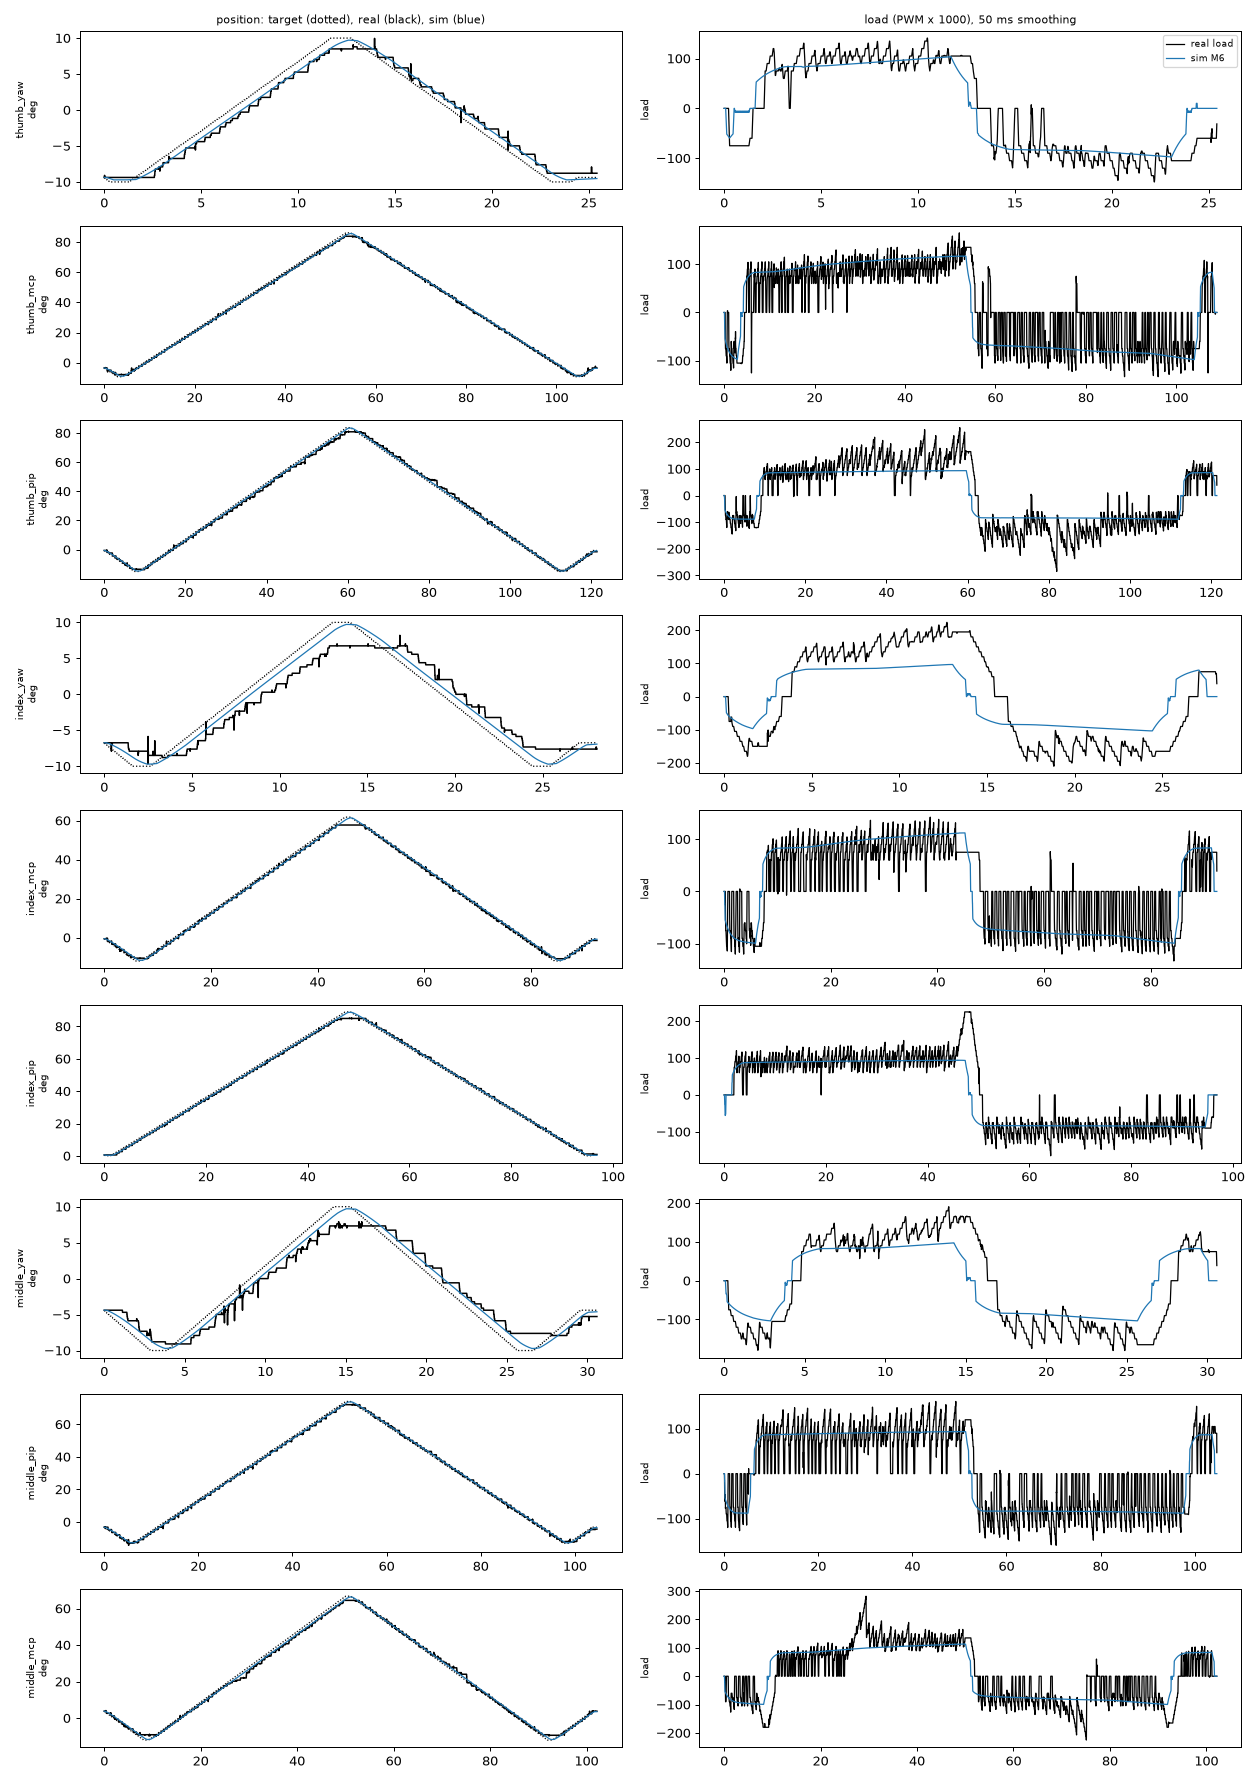

Recreate this plot in Python.
#!/usr/bin/env python3
"""Sim-to-real gate for policy C (the policy that uses load feedback): replay recorded hand sweeps in
MuJoCo with the fitted BAM (Better Actuator Models) SCS0009 actuator, and compare simulated position
and load with the real hand, joint by joint.

    bam_pendulum/../.venv-bam/bin/python hand_replay.py [--models m1 m4 m6] [--plot hand_replay.png]

Data: full-range sweeps (full_range_sweep.py, pass 3, 2026-10-29): one joint at a time ramps at 2 deg/s
over its range and back, P 15 / D 15, logged at ~500 Hz; every other servo is unpowered (held by its
gearbox) at its start angle, so those joints are pinned there with equality constraints.
Model: hand-main real_v3 (CAD masses), hand pointing down (gravity -z as in the sweeps), contacts off
(free air), design-search joints (x, y, len) removed. Joint mapping: driver finger 0/1/2 = thumb /
index / middle, aa/fe1/fe2 = yaw/mcp/pip, MuJoCo angle = driver angle (both: + = flexion, ranges
agree; zero offsets assumed 0, the v3 ROM is not calibrated).
Load: real register -> duty = -load/1000 (same convention as the pendulum rig; checked per joint by
the sign of corr(load, target - position)). Simulated duty comes from the actuator's control law.
Friction / bias split as in README: friction = (load going down - load going up)/2, bias = mean.
"""
from __future__ import annotations

import argparse
import os
import re
import sys

import mujoco
import numpy as np

sys.path.insert(0, os.path.join(os.path.dirname(__file__), "bam_pendulum"))
import bam_scs0009  # noqa: E402

bam_scs0009.register()
from bam.model import load_model  # noqa: E402
from bam.mujoco import MujocoController  # noqa: E402

HERE = os.path.dirname(os.path.abspath(__file__))
XML = os.path.join(HERE, "../../assets/mjcf/real_v3/real_hand.xml")   # hand repo root, two levels up
FITS = os.path.join(HERE, "bam_pendulum/fits_best")
RAW = [os.path.join(HERE, f"full_range_pass3_raw_2026-10-29_{s}.txt") for s in ("a", "b")]
SCALES = os.path.join(HERE, "hand_friction_scales.json")
FSCALE: dict = {}     # joint -> friction scale (--use-scales)
FINGER = {0: "thumb", 1: "index", 2: "middle"}
JOINT = {"aa": "yaw", "fe1": "mcp", "fe2": "pip"}
DT = 0.002
QSTEP = None       # set by --quantize
VIN = 5.0          # hand supply; the health check read 5.0-5.3 V at rest


def parse_sweeps(raw=RAW):
    """-> list of dicts per joint: finger, joint, start (deg), t, phase, target, pos, load arrays."""
    out = []
    for f in raw:
        cur = None
        for line in open(f):
            m = re.match(r"finger (\d) (\w+) \(servo (\d)\): start ([-\d.]+)", line)
            if m:
                cur = {"finger": int(m[1]), "joint": m[2], "sid": int(m[3]), "start": float(m[4]), "rows": []}
                out.append(cur)
            elif cur and line[:1].isdigit() and line.count(",") == 4:
                t, ph, tg, p, ld = line.strip().split(",")
                cur["rows"].append((float(t), ph, float(tg), float(p), float(ld)))
    for s in out:
        r = s.pop("rows")
        s["t"] = np.array([x[0] for x in r]); s["phase"] = np.array([x[1] for x in r])
        s["target"] = np.array([x[2] for x in r]); s["pos"] = np.array([x[3] for x in r])
        s["load"] = np.array([x[4] for x in r])
        # drop single-sample read tears (README: position spikes, not motion)
        bad = np.abs(s["pos"] - np.convolve(s["pos"], np.ones(9) / 9, "same")) > 3
        s["pos"][bad] = np.interp(s["t"][bad], s["t"][~bad], s["pos"][~bad])
    return out


def build(active: str, rest: dict[str, float]):
    spec = mujoco.MjSpec.from_file(XML)
    for a in list(spec.actuators):
        spec.delete(a)
    for k in list(spec.keys):
        spec.delete(k)
    for j in list(spec.joints):
        if j.name.endswith(("_x", "_y", "_len")):
            spec.delete(j)
    spec.option.disableflags |= mujoco.mjtDisableBit.mjDSBL_CONTACT
    for j in spec.joints:
        j.damping = np.zeros(3); j.frictionloss = 0.0; j.armature = 0.0
        j.limited = mujoco.mjtLimited.mjLIMITED_FALSE
        if j.name != active:
            e = spec.add_equality(type=mujoco.mjtEq.mjEQ_JOINT, name1=j.name)
            e.data[:5] = [rest[j.name], 0, 0, 0, 0]
    spec.add_actuator(name=active, target=active, trntype=mujoco.mjtTrn.mjTRN_JOINT)
    m = spec.compile()
    return m, mujoco.MjData(m)


def rollout(model, sweep, rest):
    name = f"{FINGER[sweep['finger']]}_{JOINT[sweep['joint']]}"
    m, d = build(name, rest)
    for jn, q in rest.items():
        d.qpos[m.joint(jn).qposadr[0]] = q
    act = model.actuator
    act.kp, act.kd, act.vin = 15, 15, VIN
    act.quantize_step = QSTEP
    model.reset()
    k_f = FSCALE.get(name, 1.0)
    base = type(model).compute_frictions
    model.compute_frictions = lambda mt, et, dq: (lambda fl, dm: (fl * k_f, dm))(*base(model, mt, et, dq))
    ctrl = MujocoController(model, name, m, d)
    t = sweep["t"] - sweep["t"][0]
    goal = np.radians(sweep["target"])
    d.qpos[ctrl.qpos_indexes] = np.radians(sweep["pos"][0])
    mujoco.mj_forward(m, d)
    ctrl.reset()
    ts = np.arange(0.0, t[-1], DT)
    q = np.empty(len(ts)); duty = np.empty(len(ts))
    delay = model.command_delay.value
    for k, tt in enumerate(ts):
        ctrl.set_q_target(name, np.interp(max(tt - delay, 0.0), t, goal))
        ctrl.update()
        duty[k] = np.atleast_1d(act.duty_cycle)[0]
        mujoco.mj_step(m, d)
        q[k] = d.qpos[ctrl.qpos_indexes][0]
    return np.degrees(np.interp(t, ts, q)), 1000 * np.interp(t, ts, duty)


def split(pos, load, phase):
    """friction and bias (load units) in 10-deg bins, from the up / down legs."""
    up, dn = phase == "up", phase == "down"
    lo, hi = np.percentile(pos[up | dn], [5, 95])
    fr, bi = [], []
    for a in np.arange(lo, hi, 10):
        mu = up & (pos >= a) & (pos < a + 10); md = dn & (pos >= a) & (pos < a + 10)
        if mu.sum() > 50 and md.sum() > 50:
            lu, ld = load[mu].mean(), load[md].mean()
            fr.append((ld - lu) / 2); bi.append((ld + lu) / 2)
    return np.array(fr), np.array(bi)


def main() -> int:
    ap = argparse.ArgumentParser(description=__doc__, formatter_class=argparse.RawDescriptionHelpFormatter)
    ap.add_argument("--models", nargs="+", default=["m1", "m4", "m6"])
    ap.add_argument("--plot", default=None)
    ap.add_argument("--quantize", action="store_true", help="firmware sees whole encoder counts")
    ap.add_argument("--pass", dest="pas", type=int, default=3, help="sweep pass to replay (2 or 3)")
    ap.add_argument("--calibrate", action="store_true", help="save per-joint friction scale = real/sim friction (last model)")
    ap.add_argument("--use-scales", action="store_true", help="apply hand_friction_scales.json")
    a = ap.parse_args()
    global QSTEP
    QSTEP = np.radians(300 / 1024) if a.quantize else None
    raw = [os.path.join(HERE, f"full_range_pass{a.pas}_raw_2026-10-29_{s}.txt") for s in ("a", "b")]
    sweeps = parse_sweeps(raw)
    if a.use_scales:
        import json
        FSCALE.update(json.load(open(SCALES)))
        print("friction scales:", {k: round(v, 2) for k, v in FSCALE.items()})
    cal = {}
    rest = {f"{FINGER[s['finger']]}_{JOINT[s['joint']]}": np.radians(s["start"]) for s in sweeps}
    models = {n: load_model(os.path.join(FITS, f"{n}.json")) for n in a.models}

    print("position MAE (deg) | load: corr, MAE  | friction real/sim | gravity+bias real/sim (range of 10-deg bins, load units)")
    results = {}
    for s in sweeps:
        jn = f"{FINGER[s['finger']]}_{JOINT[s['joint']]}"
        e = s["target"] - s["pos"]
        moving = np.isin(s["phase"], ("up", "down"))
        sgn = -np.sign(np.corrcoef(s["load"][moving], e[moving])[0, 1])   # expect +1: duty = -load/1000
        real_load = -sgn * s["load"]     # in duty*1000 units, + = pushing toward + angle... see docstring
        fr_r, bi_r = split(s["pos"], real_load, s["phase"])
        line = f"{jn:12s} (load sign {'ok' if sgn > 0 else 'FLIPPED'})"
        for n, model in models.items():
            q, sim_load = rollout(model, s, rest)
            k = np.ones(25) / 25
            rl, sl = np.convolve(real_load, k, "same"), np.convolve(sim_load, k, "same")
            pm = np.mean(np.abs(q - s["pos"])[moving])
            corr = np.corrcoef(rl[moving], sl[moving])[0, 1]
            lm = np.mean(np.abs(rl - sl)[moving])
            fr_s, bi_s = split(q, sim_load, s["phase"])
            results[(jn, n)] = (s, q, sim_load)
            cal[jn] = FSCALE.get(jn, 1.0) * float(np.mean(fr_r) / np.mean(fr_s))
            line += (f"\n    {n.upper()}: pos {pm:5.2f} | load corr {corr:4.2f} mae {lm:4.0f} | "
                     f"friction {np.mean(fr_r):4.0f}/{np.mean(fr_s):4.0f} | "
                     f"bias {bi_r.min():+4.0f}..{bi_r.max():+4.0f} / {bi_s.min():+4.0f}..{bi_s.max():+4.0f}")
        print(line, flush=True)

    if a.calibrate:
        import json
        json.dump(cal, open(SCALES, "w"), indent=1)
        print("saved", SCALES, {k: round(v, 2) for k, v in cal.items()})

    if a.plot:
        import matplotlib
        matplotlib.use("Agg")
        import matplotlib.pyplot as plt
        n0 = a.models[-1]
        fig, axes = plt.subplots(len(sweeps), 2, figsize=(14, 2.2 * len(sweeps)))
        for row, s in zip(axes, sweeps):
            jn = f"{FINGER[s['finger']]}_{JOINT[s['joint']]}"
            _, q, sl = results[(jn, n0)]
            t = s["t"] - s["t"][0]
            row[0].plot(t, s["target"], "k:", lw=1); row[0].plot(t, s["pos"], "k", lw=1.2)
            row[0].plot(t, q, "tab:blue", lw=1); row[0].set_ylabel(f"{jn}\ndeg", fontsize=8)
            k = np.ones(25) / 25
            sgn = -np.sign(np.corrcoef(s["load"], s["target"] - s["pos"])[0, 1])
            row[1].plot(t, np.convolve(-sgn * s["load"], k, "same"), "k", lw=1, label="real load")
            row[1].plot(t, np.convolve(sl, k, "same"), "tab:blue", lw=1, label=f"sim {n0.upper()}")
            row[1].set_ylabel("load", fontsize=8)
        axes[0, 0].set_title("position: target (dotted), real (black), sim (blue)", fontsize=9)
        axes[0, 1].set_title("load (PWM x 1000), 50 ms smoothing", fontsize=9); axes[0, 1].legend(fontsize=7)
        fig.tight_layout(); fig.savefig(a.plot, dpi=90)
        print("plot ->", a.plot)
    return 0


if __name__ == "__main__":
    raise SystemExit(main())
